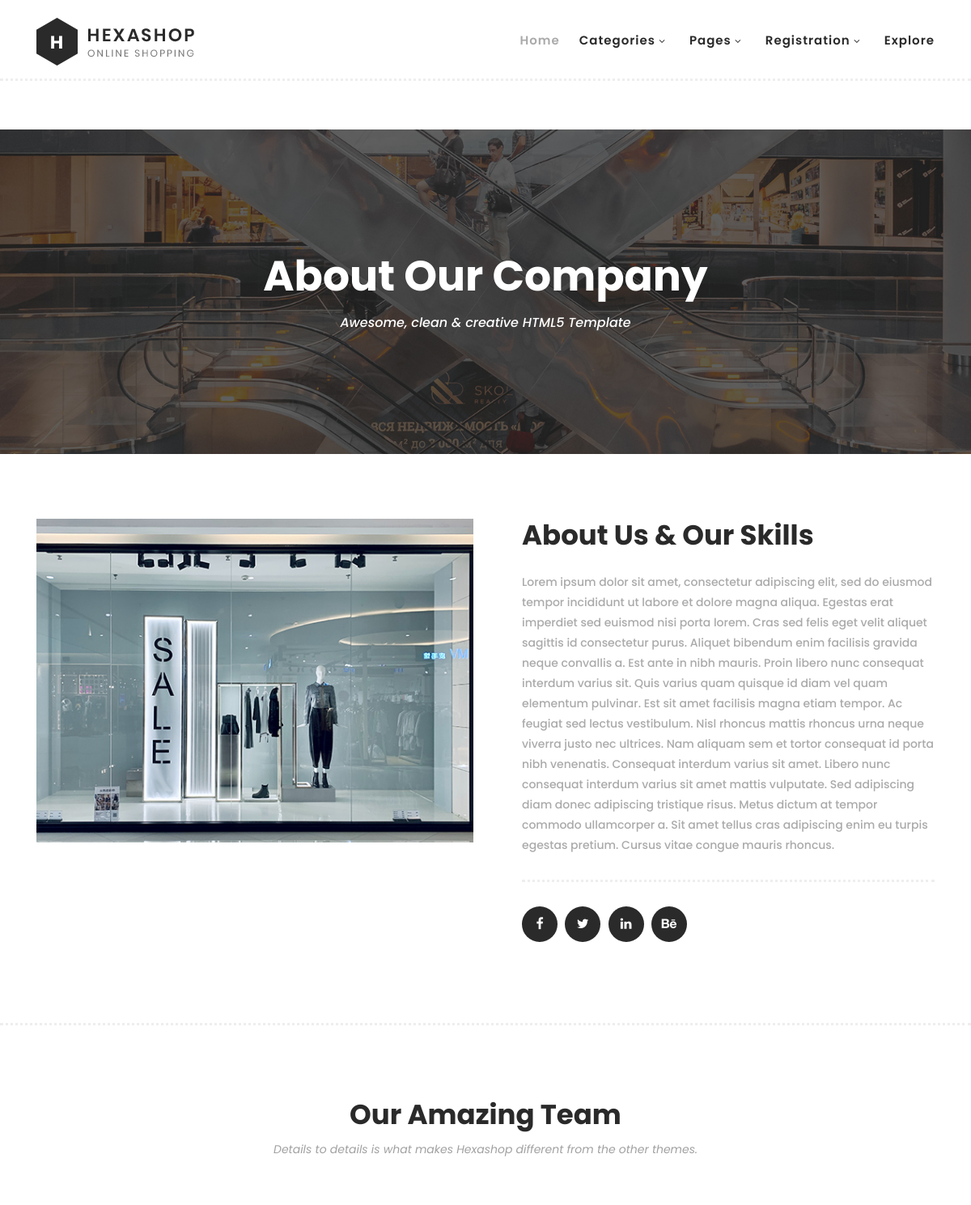
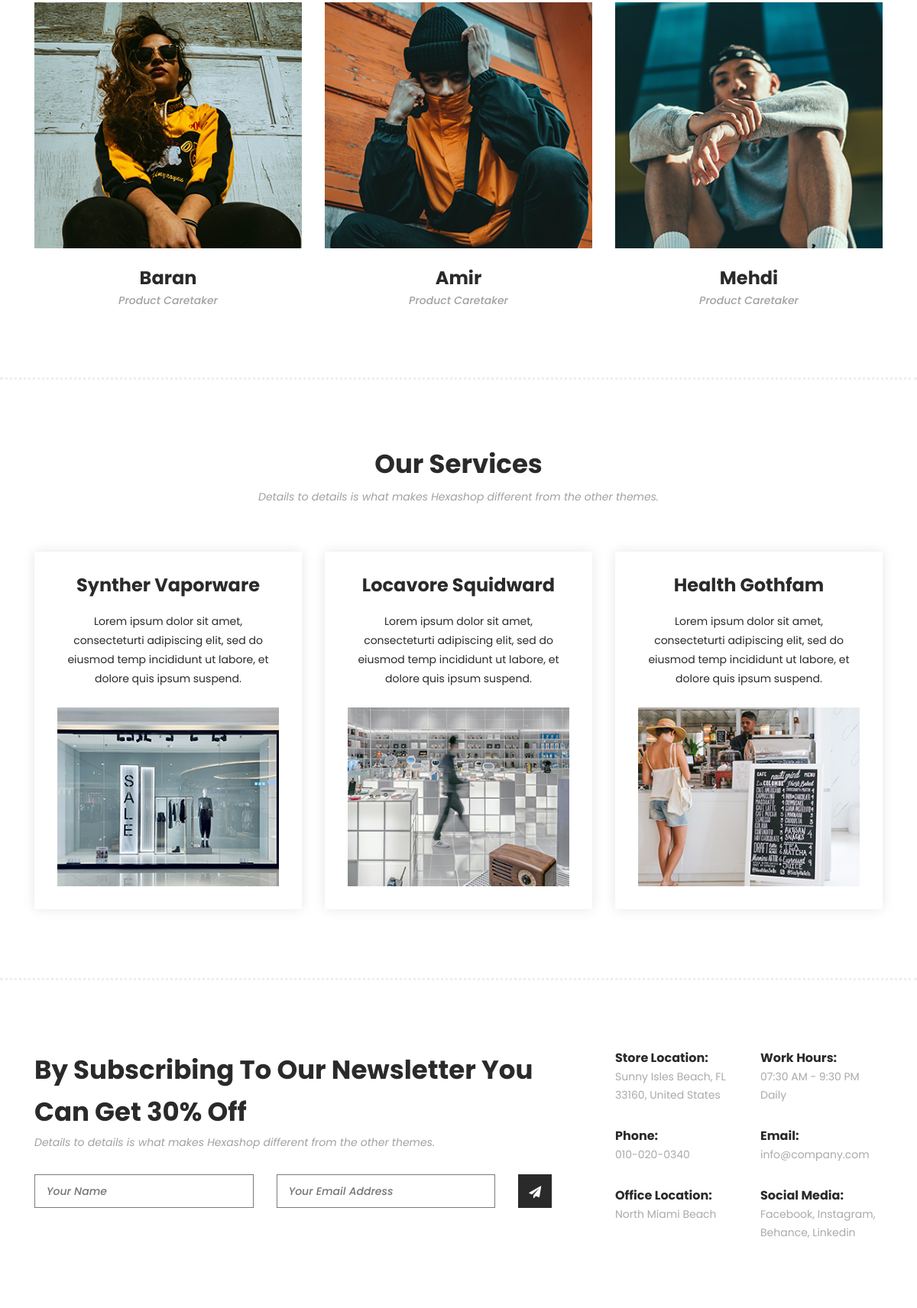
The page /about/ (upper part) on the database its author committed (2 pictures, top to bottom).
### pages/models.py (models this page shows, shortened)
class AboutUs(models.Model):
    title = models.CharField(max_length=100)
    description = models.TextField()
    image = models.ImageField(upload_to='about/')
    class Meta:
        verbose_name_plural = 'About Us'

class OurTeam(models.Model):
    about = models.ForeignKey(AboutUs, related_name='team', on_delete=models.CASCADE)
    members_name = models.CharField(max_length=100)
    members_position = models.CharField(max_length=100)
    image = models.ImageField(upload_to='team/')
    class Meta:
        verbose_name_plural = 'Our Team'

class OurService(models.Model):
    about = models.ForeignKey(AboutUs, related_name='service', on_delete=models.CASCADE)
    title = models.CharField(max_length=100)
    description = models.TextField()
    image = models.ImageField(upload_to='service/')
    class Meta:
        verbose_name_plural = 'Our services'

### pages/views.py (the view)
# urls.py: path('about/', AboutPageView.as_view(), name='about'),
class AboutPageView(ListView):
    model = AboutUs
    template_name = 'pages/about.html'
    def get_context_data(self, **kwargs):
        context = super(AboutPageView, self).get_context_data(**kwargs)
        context['abouts'] = AboutUs.objects.all()
        context["teams"] = OurTeam.objects.all()
        context['services'] = OurService.objects.all()
        return context

### products/context_processors.py (called while the page is built)
def menu_categories(request):
    categories = Category.objects.all()
    return({'menu_categories' : categories})

### products/models.py (called while the page is built)
    def get_absolute_url(self):
        return reverse('category', args=[self.slug])

### pages/templates/pages/about.html (shortened to what this page needs)
{% extends '_base.html' %}
{% load static %}
{% block content %}
    <div class="page-heading about-page-heading" id="top">
        <div class="container">
            <div class="row">
                <div class="col-lg-12">
                    <div class="inner-content">
                        <h2>About Our Company</h2>
                        <span>Awesome, clean &amp; creative HTML5 Template</span>
                    </div>
                </div>
            </div>
        </div>
    </div>
    <div class="about-us">
        <div class="container">
            <div class="row">
                {% for about in abouts %}
                <div class="col-lg-6">
                    <div class="left-image">
                        <img src="{{ about.image.url }}" alt="">
                    </div>
                </div>
                <div class="col-lg-6">
                    <div class="right-content">
                        <h4>{{ about.title }}</h4>
                        <p>{{ about.description }}</p>
                        <ul>
                            <li><a href="#"><i class="fa fa-facebook"></i></a></li>
                            <li><a href="#"><i class="fa fa-twitter"></i></a></li>
                            <li><a href="#"><i class="fa fa-linkedin"></i></a></li>
                            <li><a href="#"><i class="fa fa-behance"></i></a></li>
                        </ul>
                    </div>
                {% endfor %}
                </div>
            </div>
        </div>
    </div>
    <section class="our-team">
        <div class="container">
            <div class="row">
                <div class="col-lg-12">
                    <div class="section-heading">
                        <h2>Our Amazing Team</h2>
                        <span>Details to details is what makes Hexashop different from the other themes.</span>
                    </div>
                </div>
                {% for team in teams %}
                <div class="col-lg-4">
                    <div class="team-item">
                        <div class="thumb">
                            <img src="{{ team.image.url }}">
                        </div>
                        <div class="down-content">
                            <h4>{{ team.members_name }}</h4>
                            <span>{{ team.members_position }}</span>
                        </div>
                    </div>
                </div>
                {% endfor %}
            </div>
        </div>
    </section>
    <section class="our-services">
        <div class="container">
            <div class="row">
                <div class="col-lg-12">
                    <div class="section-heading">
                        <h2>Our Services</h2>
                        <span>Details to details is what makes Hexashop different from the other themes.</span>
                    </div>
                </div>
                {% for service in services %}
                <div class="col-lg-4">
                    <div class="service-item">
                        <h4>{{ service.title }}</h4>
                        <p>{{ service.description }}</p>
                        <img src="{{ service.image.url }}" alt="">
                    </div>
                </div>
                {% endfor %}
            </div>
        </div>
    </section>
{% endblock content %}

### static/css/templatemo-hexashop.css (style rules this page uses)
html, body, div, span, applet, object, iframe, h1, h2, h3, h4, h5, h6, p, blockquote, div pre, a, abbr, acronym, address, big, cite, code, del, dfn, em, font, img, ins, kbd, q, s, samp, small, strike, strong, sub, sup, tt, var, b, u, i, center, dl, dt, dd, ol, ul, li, figure, header, nav, section, article, aside, footer, figcaption { margin: 0; padding: 0; border: 0; outline: 0; }
ul, li { padding: 0; margin: 0; list-style: none; }
header, nav, section, article, aside, footer, hgroup { display: block; }
* { box-sizing: border-box; }
html, body { font-family: 'Poppins', sans-serif; font-weight: 400; background-color: #fff; font-size: 16px; -ms-text-size-adjust: 100%; -webkit-font-smoothing: antialiased; -moz-osx-font-smoothing: grayscale; }
a { text-decoration: none !important; }
h1, h2, h3, h4, h5, h6 { margin-top: 0px; margin-bottom: 0px; }
ul { margin-bottom: 0px; }
p { font-size: 14px; line-height: 25px; color: #2a2a2a; }
html, body { background: #fff; font-family: 'Poppins', sans-serif; }
.section-heading h2 { font-size: 34px; font-weight: 700; color: #2a2a2a; }
.section-heading span { font-size: 14px; color: #a1a1a1; font-style: italic; font-weight: 400; }
.page-heading { margin-top: 160px; margin-bottom: 30px; background-image: url(../images/products-page-heading.jpg); background-position: center center; background-size: cover; background-repeat: no-repeat; }
.page-heading .inner-content { padding: 150px 0px; text-align: center; }
.page-heading .inner-content h2 { font-size: 52px; color: #fff; font-weight: 700; margin-bottom: 15px; }
.page-heading .inner-content span { font-size: 16px; font-weight: 500; color: #fff; font-style: italic; }
.about-page-heading { margin-top: 160px; margin-bottom: 30px; background-image: url(../images/about-us-page-heading.jpg); background-position: center center; background-size: cover; background-repeat: no-repeat; }
.about-us { margin-top: 80px; }
.about-us .left-image img { width: 100%; overflow: hidden; }
.about-us .right-content { margin-left: 30px; }
.about-us .right-content h4 { font-size: 34px; font-weight: 700; color: #2a2a2a; }
.about-us .right-content p { font-size: 14px; color: #aaaaaa; font-weight: 500; display: block; margin-top: 25px; }
.about-us .right-content ul { border-top: 3px dotted #eee; margin-top: 30px; padding-top: 30px; }
.about-us .right-content ul li { display: inline-block; margin-right: 5px; }
.about-us .right-content ul li a { width: 44px; height: 44px; background-color: #2a2a2a; color: #fff; display: inline-block; text-align: center; line-height: 44px; border-radius: 50%; transition: all .5s; }
.our-team { margin-top: 100px; padding-top: 90px; padding-bottom: 90px; border-top: 3px dotted #eee; }
.our-team .section-heading { margin-bottom: 60px; text-align: center; }
.our-team .section-heading h2 { margin-bottom: 10px; }
.our-team .team-item .thumb { position: relative; }
.our-team .team-item .thumb img { width: 100%; overflow: hidden; }
.our-team .team-item .down-content { text-align: center; padding-top: 25px; }
.our-team .team-item .down-content h4 { font-size: 24px; color: #2a2a2a; font-weight: 700; margin-bottom: 5px; }
.our-team .team-item .down-content span { font-size: 14px; color: #a1a1a1; font-weight: 500; display: block; font-style: italic; }
.our-services { padding-top: 90px; padding-bottom: 90px; border-top: 3px dotted #eee; border-bottom: 3px dotted #eee; }
.our-services .section-heading { margin-bottom: 60px; text-align: center; }
.our-services .section-heading h2 { margin-bottom: 10px; }
.our-services .service-item { padding: 30px; box-shadow: 0px 0px 15px rgba(0,0,0,0.10); text-align: center; }
.our-services .service-item img { width: 100%; overflow: hidden; }
.our-services .service-item h4 { font-size: 24px; font-weight: 700; color: #2a2a2a; margin-bottom: 20px; }
.our-services .service-item p { margin-bottom: 25px; }

### rows shown on the page
AboutUs: image (picture), title "About Us & Our Skills", description "Lorem ipsum dolor sit amet, consectetur adipiscing elit, sed do eiusmod tempor incididunt ut labore et dolore magna aliqua. Egestas erat imperdiet sed euismod nisi porta lorem. Cras sed felis eget velit aliquet sagittis id consectetur purus. Aliquet bibendum enim facilisis gravida neque convallis a. Est ante in nibh mauris. Proin libero nunc consequat interdum varius sit. Quis varius quam quisque id diam vel quam elementum pulvinar. Est sit amet facilisis magna etiam tempor. Ac feugiat sed lectus vestibulum. Nisl rhoncus mattis rhoncus urna neque viverra justo nec ultrices. Nam aliquam sem et tortor consequat id porta nibh venenatis. Consequat interdum varius sit amet. Libero nunc consequat…"
OurTeam: image (picture), members_name "Baran", members_position "Product Caretaker"
OurTeam: image (picture), members_name "Amir", members_position "Product Caretaker"
OurTeam: image (picture), members_name "Mehdi", members_position "Product Caretaker"
OurService: title "Synther Vaporware", description "Lorem ipsum dolor sit amet, consecteturti adipiscing elit, sed do eiusmod temp incididunt ut labore, et dolore quis ipsum suspend.", image (picture)
OurService: title "Locavore Squidward", description "Lorem ipsum dolor sit amet, consecteturti adipiscing elit, sed do eiusmod temp incididunt ut labore, et dolore quis ipsum suspend.", image (picture)
OurService: title "Health Gothfam", description "Lorem ipsum dolor sit amet, consecteturti adipiscing elit, sed do eiusmod temp incididunt ut labore, et dolore quis ipsum suspend.", image (picture)
